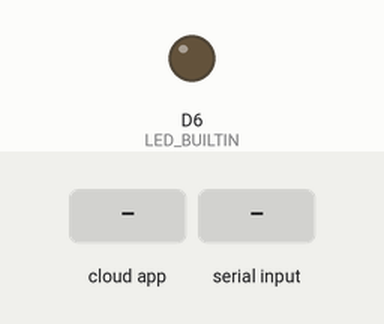
This sketch was run on a simulated Arduino MKR. Shown: output pins drawn as LEDs (lit = HIGH). Inputs (shaded band) come from the test bench. WiFi joins after 1.5 s; servers stay silent unless stated; what the sketch prints to the serial monitor is not drawn.

Above: at 4.2 s.
4.3 s: the phone or cloud app sets water_override to 1
At 5.8 s:
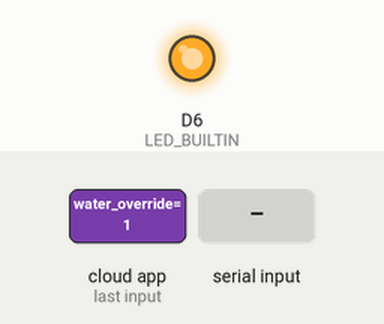
6.5 s: "smp-" received over the second serial link
Timing chart, 0 to 9.5 s (numbered marks = the images above; inputs shaded):
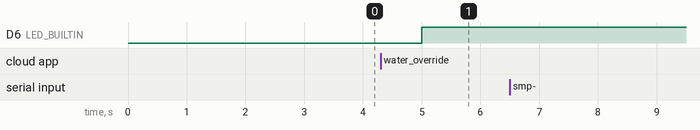

Measured:
- after the input at 4.3 s, D6 (LED_BUILTIN): LOW → HIGH after 0.70 s
- after the input at 6.5 s, every drawn part: stays the same

The sketch:

SaveThePLANeT_aug28a.ino
```cpp
#include "arduino_secrets.h"
/*
  Sketch generated by the Arduino IoT Cloud Thing "Untitled"
  https://create.arduino.cc/cloud/things/abf298b6-2909-4913-ab71-c4dad24035bc

  Arduino IoT Cloud Variables description

  The following variables are automatically generated and updated when changes are made to the Thing

  bool water_override;

  Variables which are marked as READ/WRITE in the Cloud Thing will also have functions
  which are called when their values are changed from the Dashboard.
  These functions are generated with the Thing and added at the end of this sketch.
*/

#include "thingProperties.h"

// source for serial mode: https://forum.arduino.cc/t/how-to-choose-serial-port-as-variable/651607/9
HardwareSerial* pin_serial = NULL; // Serial variable

bool watering = false;


void setup() {
  // Initialize serial and wait for port to open:
  Serial.begin(9600);
  // This delay gives the chance to wait for a Serial Monitor without blocking if none is found
  delay(1500);

  // Defined in thingProperties.h
  initProperties();

  // Connect to Arduino IoT Cloud
  ArduinoCloud.begin(ArduinoIoTPreferredConnection);

  /*
     The following function allows you to obtain more information
     related to the state of network and IoT Cloud connection and errors
     the higher number the more granular information you’ll get.
     The default is 0 (only errors).
     Maximum is 4
 */
  setDebugMessageLevel(2);
  ArduinoCloud.printDebugInfo();

  // Open pin port to Arduino UNO:
  pin_serial = &Serial1; // pin 13(RX) and 14(TX)
  pin_serial -> begin(9600); // pointer (->) necessary to make it work

  pinMode(LED_BUILTIN, OUTPUT);
}

void loop() {
  ArduinoCloud.update();
  //Storage of latest command
  String last_msg;

  if (checkMessage()) {
    last_msg = recieveMessage();
  }

  if (last_msg.substring(0,3) == "smp") {
    // soil moisture update
    soil_moisture_level =  getInt(last_msg);
    Serial.println(soil_moisture_level);

  }
  else if (last_msg.substring(0,3) == "wtd") {
    // watering is done
    watering = false;
    digitalWrite(LED_BUILTIN, LOW);
  }

  else if (last_msg.substring(0, 3) == "wll") {
    // water level is low
    water_low = true;
  }

  else if (last_msg.substring(0, 3) == "wnl") {
    // water level is not low
    water_low = false;
  }


  if (water_override && !watering) {
    digitalWrite(LED_BUILTIN, HIGH);
    watering = true; // flag for if watering is ongoing
    sendMessage("wtr");
  }


  delay(1000);
}


/*
  Since WaterOverride is READ_WRITE variable, onWaterOverrideChange() is
  executed every time a new value is received from IoT Cloud.
*/
void onWaterOverrideChange()  {
  // Add your code here to act upon WaterOverride change


}
```

arduino_secrets.h
```cpp
#define SECRET_SSID ""
#define SECRET_OPTIONAL_PASS ""
```

commsModule.ino
```cpp
/* Contains functions used to talk to the Arduino uno and for processing
  the information recieved */


void sendMessage(String msg) {
  // sends the given message with a '-' at the end
  String msg_rdy = msg + "-";
  pin_serial -> print(msg_rdy);
}

bool checkMessage() {
  // checks if there is at least 8 characters in the serial to be read
  if (pin_serial -> available() >= 3) {
    return true;
  }
  else {
    return false;
  }
}


String recieveMessage() {
  // reads the first 8 characters in the serial and returns them as a string
  return pin_serial -> readStringUntil('-');

}

int getInt(String msg) {
  // fetches the numbers after the 3 chars

  return msg.substring(3).toInt();
} 
```

thingProperties.h
```cpp
// Code generated by Arduino IoT Cloud, DO NOT EDIT.

#include <ArduinoIoTCloud.h>
#include <Arduino_ConnectionHandler.h>

const char SSID[]     = SECRET_SSID;    // Network SSID (name)
const char PASS[]     = SECRET_OPTIONAL_PASS;    // Network password (use for WPA, or use as key for WEP)

void onWaterOverrideChange();

int soil_moisture_level;
bool water_low;
bool water_override;

void initProperties(){

  ArduinoCloud.addProperty(soil_moisture_level, READ, ON_CHANGE, NULL);
  ArduinoCloud.addProperty(water_low, READ, ON_CHANGE, NULL);
  ArduinoCloud.addProperty(water_override, READWRITE, ON_CHANGE, onWaterOverrideChange);

}

WiFiConnectionHandler ArduinoIoTPreferredConnection(SSID, PASS);
```
